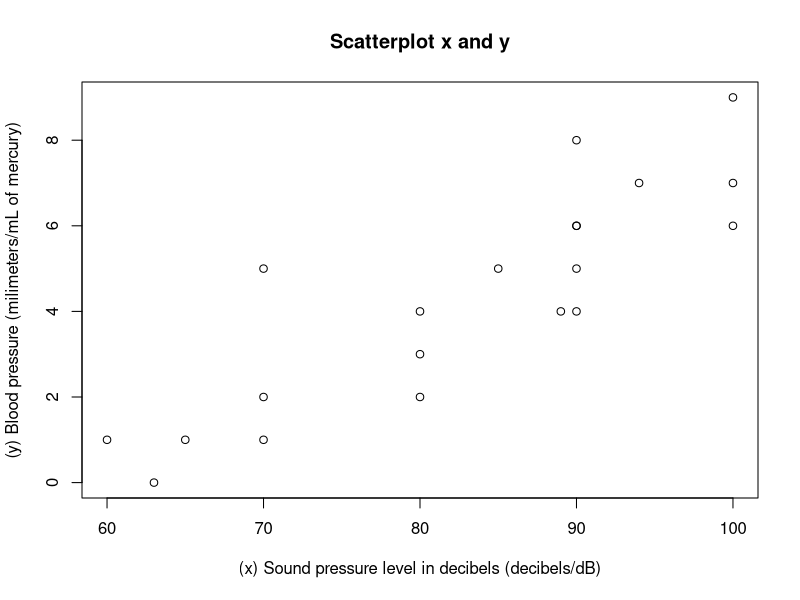
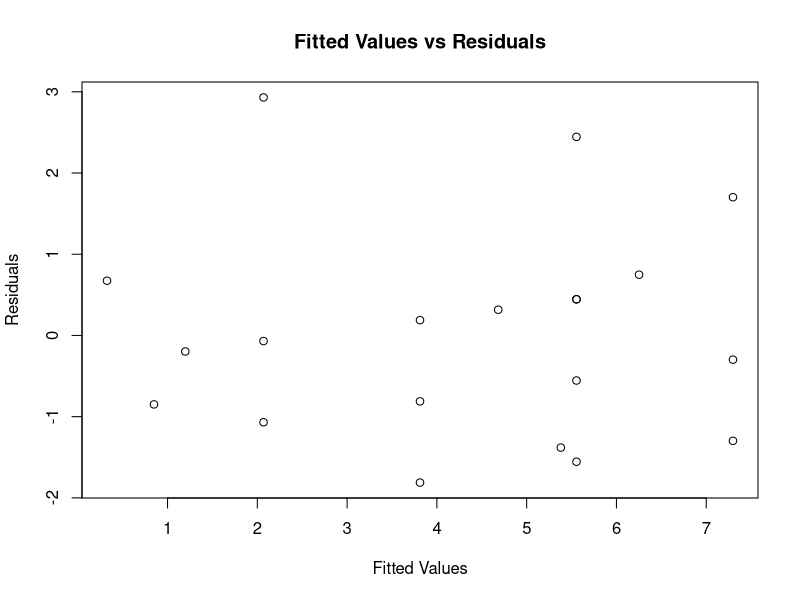
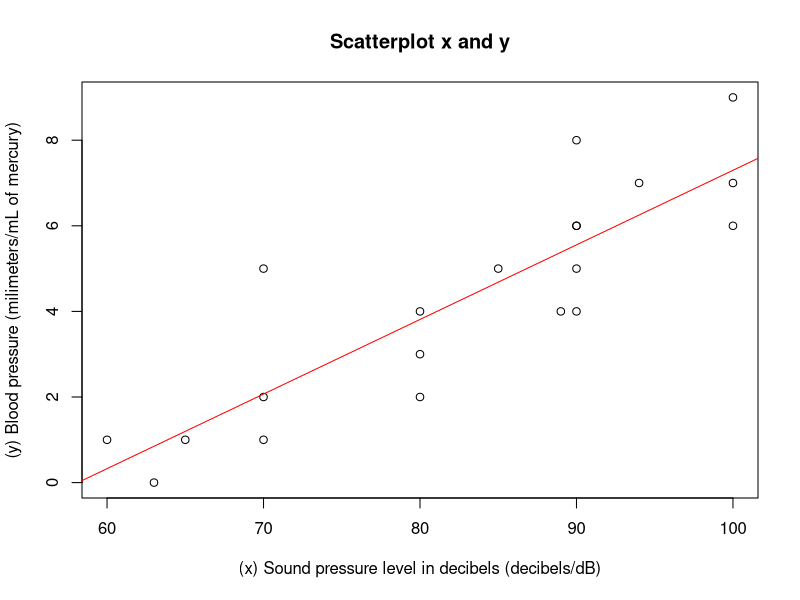

These figures' R source, in order:
## ---- chunk 1
library(readxl)
testing <- read_excel("testing.xlsx")
x <- testing$x
y <- testing$y
n <- 20
plot(x, y, main = "Scatterplot x and y", xlab = "(x) Sound pressure level in decibels (decibels/dB)", ylab = "(y) Blood pressure (milimeters/mL of mercury)")

## ---- chunk 2
# equation for slope  
m <- ((sum(x * y) - ((sum(x) * sum(y)))/20)) / (sum(x^2) - (((sum(x))^2) / 20))
m
# solving for the set of y-hats
x_bar <- (sum(x)) / 20
y_bar <- (sum(y)) / 20
intercept <- y_bar - (m * x_bar)
intercept

lm(y~x)
## ---- chunk 3
# solving for set_residuals
set_y_hats <- (m * x) + intercept

## ---- chunk 4
set_residuals <- y -set_y_hats
set_residuals
shapiro.test(set_residuals)
plot(set_y_hats, set_residuals, main = "Fitted Values vs Residuals", xlab = "Fitted Values", ylab = "Residuals")
## ---- chunk 5

k_determination <- (cor(x, y)^2)

k_determination

## ---- chunk 6
plot(x, y, main = "Scatterplot x and y", xlab = "(x) Sound pressure level in decibels (decibels/dB)", ylab = "(y) Blood pressure (milimeters/mL of mercury)")
abline(lm(y~x), col = "red")

## ---- chunk 7
estimator <- (sum((y - set_y_hats) ^ 2)) / (n - 2)
estimator

## ---- chunk 8
new_y <- (m * 85) + intercept
new_y
